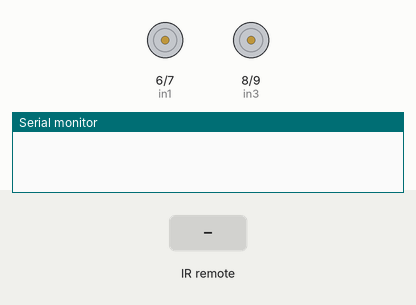
A sketch run on a simulated Arduino Uno, built with avr-gcc and run on an emulated ATmega328P. Shown: motor-driver pin pairs drawn as motors (green arrow = first pin HIGH = forward, orange = second pin HIGH = backward, longer = more drive, scaled by the enable pin), the last lines printed to the serial monitor. The test bench sets the inputs (shaded band).

Above: at 1.2 s.
1.3 s: infrared code 0xFF629D received
At 2.1 s:
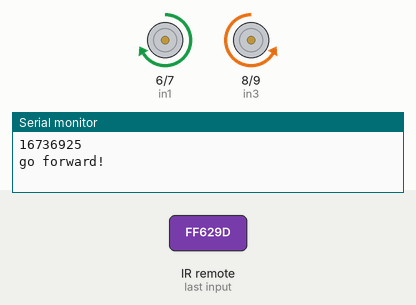
2.8 s: infrared code 0xFFA857 received
At 3.3 s:
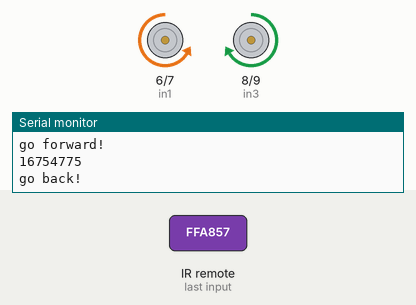
4.3 s: infrared code 0xFF22DD received
At 5.5 s:
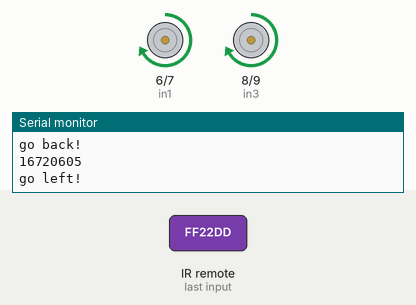
5.8 s: infrared code 0xFFC23D received
At 6.8 s:
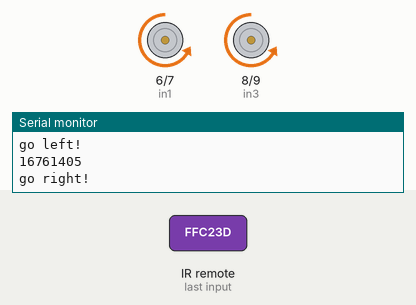
7.3 s: infrared code 0xFF02FD received
At 7.9 s:
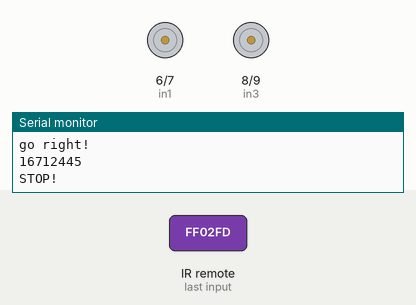
8.8 s: infrared code 0x511DBB received
At 10.2 s:
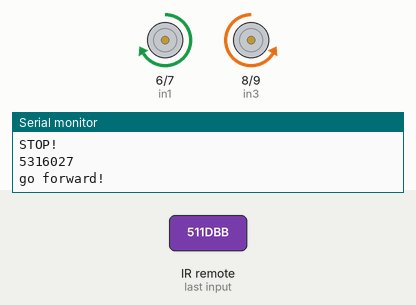
Timing chart, 0 to 11.3 s (numbered marks = the images above; inputs shaded):
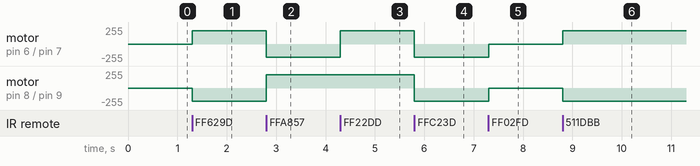

The sketch:

Infrared_remote_control_car.ino
```cpp
#include <IRremote.h>

#define F 16736925
#define B 16754775
#define L 16720605
#define R 16761405
#define S 16712445
#define UNKNOWN_F 5316027
#define UNKNOWN_B 2747854299
#define UNKNOWN_L 1386468383
#define UNKNOWN_R 553536955
#define UNKNOWN_S 3622325019

int RECV_PIN = 12;
int in1=6;
int in2=7;
int in3=8;
int in4=9;
int ENA=5;
int ENB=11;
int ABS=200;

IRrecv irrecv(RECV_PIN);
decode_results results;
unsigned long val;

void _mForward()
{
  analogWrite(ENA,ABS);
  analogWrite(ENB,ABS);
  digitalWrite(in1,HIGH);//digital output
  digitalWrite(in2,LOW);
  digitalWrite(in3,LOW);
  digitalWrite(in4,HIGH);
  Serial.println("go forward!");
}
void _mBack()
{
  analogWrite(ENA,ABS);
  analogWrite(ENB,ABS);
  digitalWrite(in1,LOW);
  digitalWrite(in2,HIGH);
  digitalWrite(in3,HIGH);
  digitalWrite(in4,LOW);
  Serial.println("go back!");
}
void _mleft()
{
  analogWrite(ENA,ABS);
  analogWrite(ENB,ABS);
  digitalWrite(in1,HIGH);
  digitalWrite(in2,LOW);
  digitalWrite(in3,HIGH);
  digitalWrite(in4,LOW);
  Serial.println("go left!");
}
void _mright()
{
  analogWrite(ENA,ABS);
  analogWrite(ENB,ABS);
  digitalWrite(in1,LOW);
  digitalWrite(in2,HIGH);
  digitalWrite(in3,LOW);
  digitalWrite(in4,HIGH);
  Serial.println("go right!");
}
void _mStop()
{
  digitalWrite(ENA,LOW);
  digitalWrite(ENB,LOW);
  Serial.println("STOP!");
}

void setup() {
  pinMode(in1,OUTPUT);
  pinMode(in2,OUTPUT);
  pinMode(in3,OUTPUT);
  pinMode(in4,OUTPUT);
  pinMode(ENA,OUTPUT);
  pinMode(ENB,OUTPUT);
  _mStop();
  irrecv.enableIRIn();
  Serial.begin(9600);
}

void loop() {
  if (irrecv.decode(&results)){
    val = results.value;
    Serial.println(val);
    irrecv.resume();
    switch(val){
      case F:
      case UNKNOWN_F: _mForward();break;
      case B:
      case UNKNOWN_B: _mBack(); break;
      case L:
      case UNKNOWN_L: _mleft(); break;
      case R:
      case UNKNOWN_R: _mright();break;
      case S:
      case UNKNOWN_S: _mStop(); break;
      default:break;
    }
  }
}
```

Measured:
- after the input at 1.3 s, motor on pin 6 (in1) / pin 7 (in2): stopped → forward 200/255 at once; motor on pin 8 (in3) / pin 9 (in4): stopped → backward 200/255 at once
- after the input at 2.8 s, motor on pin 6 (in1) / pin 7 (in2): forward 200/255 → backward 200/255 at once; motor on pin 8 (in3) / pin 9 (in4): backward 200/255 → forward 200/255 at once
- after the input at 4.3 s, motor on pin 6 (in1) / pin 7 (in2): backward 200/255 → forward 200/255 at once
- after the input at 5.8 s, motor on pin 6 (in1) / pin 7 (in2), motor on pin 8 (in3) / pin 9 (in4): forward 200/255 → backward 200/255 at once
- after the input at 7.3 s, motor on pin 6 (in1) / pin 7 (in2), motor on pin 8 (in3) / pin 9 (in4): backward 200/255 → stopped at once
- after the input at 8.8 s, motor on pin 6 (in1) / pin 7 (in2): stopped → forward 200/255 at once; motor on pin 8 (in3) / pin 9 (in4): stopped → backward 200/255 at once
